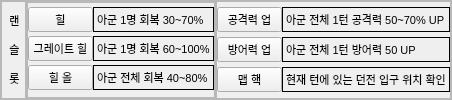
                      <widget class="QFrame" name="frame_9">
                       <property name="enabled">
                        <bool>true</bool>
                       </property>
                       <property name="maximumSize">
                        <size>
                         <width>16777215</width>
                         <height>16777215</height>
                        </size>
                       </property>
                       <property name="frameShape">
                        <enum>QFrame::StyledPanel</enum>
                       </property>
                       <property name="frameShadow">
                        <enum>QFrame::Raised</enum>
                       </property>
                       <layout class="QGridLayout" name="gridLayout_61">
                        <property name="leftMargin">
                         <number>0</number>
                        </property>
                        <property name="topMargin">
                         <number>0</number>
                        </property>
                        <property name="rightMargin">
                         <number>0</number>
                        </property>
                        <property name="bottomMargin">
                         <number>0</number>
                        </property>
                        <property name="spacing">
                         <number>0</number>
                        </property>
                        <item row="0" column="0">
                         <widget class="QFrame" name="frame_49">
                          <property name="maximumSize">
                           <size>
                            <width>25</width>
                            <height>16777215</height>
                           </size>
                          </property>
                          <property name="frameShape">
                           <enum>QFrame::StyledPanel</enum>
                          </property>
                          <property name="frameShadow">
                           <enum>QFrame::Raised</enum>
                          </property>
                          <layout class="QGridLayout" name="gridLayout_62">
                           <property name="leftMargin">
                            <number>0</number>
                           </property>
                           <property name="topMargin">
                            <number>0</number>
                           </property>
                           <property name="rightMargin">
                            <number>0</number>
                           </property>
                           <property name="bottomMargin">
                            <number>0</number>
                           </property>
                           <property name="spacing">
                            <number>0</number>
                           </property>
                           <item row="0" column="0">
                            <widget class="QLabel" name="label_85">
                             <property name="minimumSize">
                              <size>
                               <width>25</width>
                               <height>0</height>
                              </size>
                             </property>
                             <property name="font">
                              <font>
                               <pointsize>8</pointsize>
                              </font>
                             </property>
                             <property name="text">
                              <string>&lt;html&gt;&lt;head/&gt;&lt;body&gt;&lt;p align=&quot;center&quot;&gt;랜&lt;/p&gt;&lt;p align=&quot;center&quot;&gt;슬&lt;/p&gt;&lt;p align=&quot;center&quot;&gt;롯&lt;/p&gt;&lt;/body&gt;&lt;/html&gt;</string>
                             </property>
                            </widget>
                           </item>
                          </layout>
                         </widget>
                        </item>
                        <item row="0" column="1">
                         <widget class="QFrame" name="frame_50">
                          <property name="enabled">
                           <bool>true</bool>
                          </property>
                          <property name="frameShape">
                           <enum>QFrame::StyledPanel</enum>
                          </property>
                          <property name="frameShadow">
                           <enum>QFrame::Raised</enum>
                          </property>
                          <layout class="QHBoxLayout" name="horizontalLayout_21">
                           <property name="leftMargin">
                            <number>0</number>
                           </property>
                           <property name="topMargin">
                            <number>0</number>
                           </property>
                           <property name="rightMargin">
                            <number>0</number>
                           </property>
                           <property name="bottomMargin">
                            <number>0</number>
                           </property>
                           <item>
                            <widget class="QFrame" name="frame_51">
                             <property name="maximumSize">
                              <size>
                               <width>16777215</width>
                               <height>16777215</height>
                              </size>
                             </property>
                             <property name="frameShape">
                              <enum>QFrame::StyledPanel</enum>
                             </property>
                             <property name="frameShadow">
                              <enum>QFrame::Raised</enum>
                             </property>
                             <layout class="QGridLayout" name="gridLayout_63">
                              <property name="leftMargin">
                               <number>0</number>
                              </property>
                              <property name="topMargin">
                               <number>0</number>
                              </property>
                              <property name="rightMargin">
                               <number>0</number>
                              </property>
                              <property name="bottomMargin">
                               <number>0</number>
                              </property>
                              <property name="spacing">
                               <number>0</number>
                              </property>
                              <item row="0" column="1">
                               <widget class="QLabel" name="label_86">
                                <property name="frameShape">
                                 <enum>QFrame::Box</enum>
                                </property>
                                <property name="text">
                                 <string>&lt;html&gt;&lt;head/&gt;&lt;body&gt;&lt;p&gt;&lt;span style=&quot; font-size:8pt;&quot;&gt;아군 1명 회복 30~70%&lt;/span&gt;&lt;/p&gt;&lt;/body&gt;&lt;/html&gt;</string>
                                </property>
                               </widget>
                              </item>
                              <item row="1" column="0">
                               <widget class="QPushButton" name="pushButton_73">
                                <property name="maximumSize">
                                 <size>
                                  <width>65</width>
                                  <height>16777215</height>
                                 </size>
                                </property>
                                <property name="font">
                                 <font>
                                  <pointsize>8</pointsize>
                                 </font>
                                </property>
                                <property name="text">
                                 <string>그레이트 힐</string>
                                </property>
                               </widget>
                              </item>
                              <item row="0" column="0">
                               <widget class="QPushButton" name="pushButton_74">
                                <property name="maximumSize">
                                 <size>
                                  <width>65</width>
                                  <height>16777215</height>
                                 </size>
                                </property>
                                <property name="font">
                                 <font>
                                  <family>Arial</family>
                                  <pointsize>8</pointsize>
                                  <weight>50</weight>
                                  <italic>false</italic>
                                  <bold>false</bold>
                                 </font>
                                </property>
                                <property name="styleSheet">
                                 <string notr="true">font: 8pt &quot;Arial&quot;;힐</string>
                                </property>
                                <property name="text">
                                 <string>힐</string>
                                </property>
                               </widget>
                              </item>
                              <item row="2" column="0">
                               <widget class="QPushButton" name="pushButton_75">
                                <property name="maximumSize">
                                 <size>
                                  <width>65</width>
                                  <height>16777215</height>
                                 </size>
                                </property>
                                <property name="font">
                                 <font>
                                  <pointsize>8</pointsize>
                                 </font>
                                </property>
                                <property name="text">
                                 <string>힐 올</string>
                                </property>
                               </widget>
                              </item>
                              <item row="2" column="1">
                               <widget class="QLabel" name="label_87">
                                <property name="frameShape">
                                 <enum>QFrame::Box</enum>
                                </property>
                                <property name="text">
                                 <string>&lt;html&gt;&lt;head/&gt;&lt;body&gt;&lt;p&gt;&lt;span style=&quot; font-size:8pt;&quot;&gt;아군 전체 회복 40~80%&lt;/span&gt;&lt;/p&gt;&lt;/body&gt;&lt;/html&gt;</string>
                                </property>
                               </widget>
                              </item>
                              <item row="1" column="1">
                               <widget class="QLabel" name="label_88">
                                <property name="frameShape">
                                 <enum>QFrame::Box</enum>
                                </property>
                                <property name="text">
                                 <string>&lt;html&gt;&lt;head/&gt;&lt;body&gt;&lt;p&gt;&lt;span style=&quot; font-size:8pt;&quot;&gt;아군 1명 회복 60~100%&lt;/span&gt;&lt;/p&gt;&lt;/body&gt;&lt;/html&gt;</string>
                                </property>
                               </widget>
                              </item>
                             </layout>
                            </widget>
                           </item>
                          </layout>
                         </widget>
                        </item>
                        <item row="0" column="2">
                         <widget class="QFrame" name="frame_52">
                          <property name="maximumSize">
                           <size>
                            <width>16777215</width>
                            <height>16777215</height>
                           </size>
                          </property>
                          <property name="frameShape">
                           <enum>QFrame::StyledPanel</enum>
                          </property>
                          <property name="frameShadow">
                           <enum>QFrame::Raised</enum>
                          </property>
                          <layout class="QGridLayout" name="gridLayout_64">
                           <property name="leftMargin">
                            <number>0</number>
                           </property>
                           <property name="topMargin">
                            <number>0</number>
                           </property>
                           <property name="rightMargin">
                            <number>0</number>
                           </property>
                           <property name="bottomMargin">
                            <number>0</number>
                           </property>
                           <property name="spacing">
                            <number>0</number>
                           </property>
                           <item row="0" column="1">
                            <widget class="QLabel" name="label_89">
                             <property name="font">
                              <font>
                               <pointsize>8</pointsize>
                              </font>
                             </property>
                             <property name="frameShape">
                              <enum>QFrame::Box</enum>
                             </property>
                             <property name="text">
                              <string>&lt;html&gt;&lt;head/&gt;&lt;body&gt;&lt;p&gt;아군 전체 1턴 공격력 50~70% UP&lt;/p&gt;&lt;/body&gt;&lt;/html&gt;</string>
                             </property>
                            </widget>
                           </item>
                           <item row="1" column="0">
                            <widget class="QPushButton" name="pushButton_76">
                             <property name="maximumSize">
                              <size>
                               <width>65</width>
                               <height>16777215</height>
                              </size>
                             </property>
                             <property name="font">
                              <font>
                               <pointsize>8</pointsize>
                              </font>
                             </property>
                             <property name="text">
                              <string>방어력 업</string>
                             </property>
                            </widget>
                           </item>
                           <item row="0" column="0">
                            <widget class="QPushButton" name="pushButton_77">
                             <property name="maximumSize">
                              <size>
                               <width>65</width>
                               <height>16777215</height>
                              </size>
                             </property>
                             <property name="font">
                              <font>
                               <family>Arial</family>
                               <pointsize>8</pointsize>
                               <weight>50</weight>
                               <italic>false</italic>
                               <bold>false</bold>
                              </font>
                             </property>
                             <property name="styleSheet">
                              <string notr="true">font: 8pt &quot;Arial&quot;;힐</string>
                             </property>
                             <property name="text">
                              <string>공격력 업</string>
                             </property>
                            </widget>
                           </item>
                           <item row="2" column="0">
                            <widget class="QPushButton" name="pushButton_78">
                             <property name="maximumSize">
                              <size>
                               <width>65</width>
                               <height>16777215</height>
                              </size>
                             </property>
                             <property name="font">
                              <font>
                               <pointsize>8</pointsize>
                              </font>
                             </property>
                             <property name="text">
                              <string>맵 핵</string>
                             </property>
                            </widget>
                           </item>
                           <item row="2" column="1">
                            <widget class="QLabel" name="label_90">
                             <property name="font">
                              <font>
                               <pointsize>8</pointsize>
                              </font>
                             </property>
                             <property name="frameShape">
                              <enum>QFrame::Box</enum>
                             </property>
                             <property name="text">
                              <string>&lt;html&gt;&lt;head/&gt;&lt;body&gt;&lt;p&gt;현재 턴에 있는 던전 입구 위치 확인&lt;/p&gt;&lt;/body&gt;&lt;/html&gt;</string>
                             </property>
                            </widget>
                           </item>
                           <item row="1" column="1">
                            <widget class="QLabel" name="label_91">
                             <property name="font">
                              <font>
                               <pointsize>8</pointsize>
                              </font>
                             </property>
                             <property name="frameShape">
                              <enum>QFrame::Box</enum>
                             </property>
                             <property name="text">
                              <string>&lt;html&gt;&lt;head/&gt;&lt;body&gt;&lt;p&gt;아군 전체 1턴 방어력 50 UP&lt;/p&gt;&lt;/body&gt;&lt;/html&gt;</string>
                             </property>
                            </widget>
                           </item>
                          </layout>
                         </widget>
                        </item>
                       </layout>
                      </widget>
